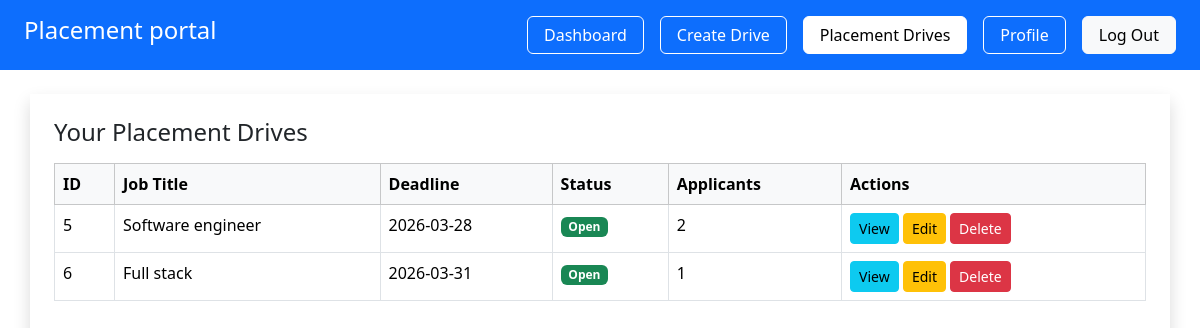
Page /company/placementdrive (signed in) on the earlier database version.
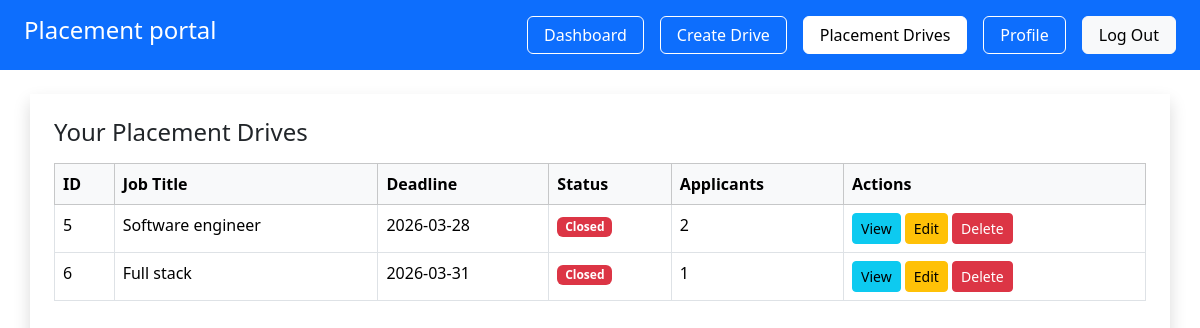
Same page on the later database version.
### app/models.py (models this page shows, shortened)
class PlacementDrive(db.Model):
     __tablename__ = "placement_drives"
     id = db.Column(db.Integer, primary_key=True)
     company_id = db.Column(db.Integer, db.ForeignKey("companies.id"), nullable=False)
     job_title = db.Column(db.String(150), nullable=False )
     description = db.Column(db.Text)
     eligibility= db.Column(db.String(200))
     deadline = db.Column(db.Date)
     status = db.Column(db.String(20) , default = 'pending')
     created_at  = db.Column(db.DateTime, default=datetime.utcnow)
     company= db.relationship('Company', backref='drives')

### app/company/routes.py (the view)
@company.route('/company/placementdrive')
@login_required
def placement_drive():
    if current_user.role != "company":
        return "Unauthorized", 403
    if not current_user.company:
        return "Company profile not found", 404
    comp = current_user.company
    drives = comp.drives
    return render_template(
        'company/placement_drives.html',
        comp=comp,
        drives=drives,
    )

### app/__init__.py (called while the page is built)
@login_manager.user_loader
def load_user(user_id):
    from app.models import User
    return User.query.get(int(user_id))

### app/templates/company/placement_drives.html
{% extends 'base.html' %}
{% block content %}
  <div class="container shadow p-4 mt-4">
     <h4>Your Placement Drives</h4>
    {% if drives %}
        <table class="table table-bordered table-hover mt-3">
            <thead class="table-light">
                <tr>
                    <th>ID</th>
                    <th>Job Title</th>
                    <th>Deadline</th>
                    <th>Status</th>
                    <th>Applicants</th>
                    <th>Actions</th>
                </tr>
            </thead>
            <tbody>
                {% for drive in drives %}
                <tr>
                    <td>{{ drive.id }}</td>
                    <td>{{ drive.job_title }}</td>
                    <td>{{ drive.deadline }}</td>
                    <td>
                        {% if drive.status == "open" %}
                            <span class="badge bg-success">Open</span>
                        {% elif drive.status == "closed" %}
                            <span class="badge bg-danger">Closed</span>
                        {% else %}
                            <span class="badge bg-secondary">{{ drive.status }}</span>
                        {% endif %}
                    </td>
                    <td>{{ drive.applications|length }}</td>
                    <td>
                        <a href="/company/view/{{ drive.id }}"
                           class="btn btn-info btn-sm">View</a>
                        <a href="{{ url_for('company.edit_drive', id=drive.id) }}" class="btn btn-warning btn-sm">
                            Edit
                        </a>
                        <form action="/company/delete-drive/{{ drive.id }}"  method="POST" style="display:inline;">
                            <button type="submit" class="btn btn-danger btn-sm" onclick="return confirm('Are you sure?')">
                                Delete
                            </button>
                        </form>
                    </td>
                </tr>
                {% endfor %}
            </tbody>
        </table>
    {% else %}
        <p class="text-muted mt-3">No placement drives created yet.</p>
    {% endif %}
</div>
{% endblock %}

Differences in the rows shown:
changed PlacementDrive "Software engineer": status "Open" → "Closed"
changed PlacementDrive "Full stack": status "Open" → "Closed"
